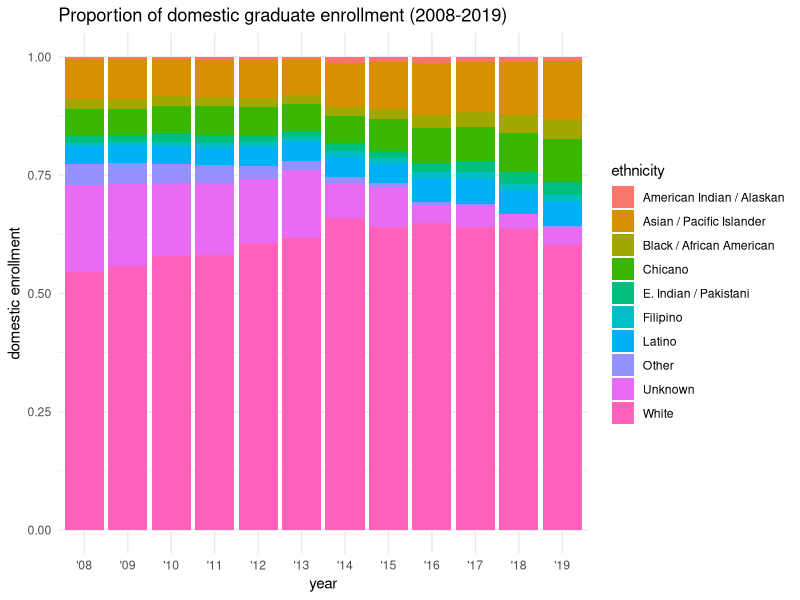

Source code (R):
## ---- chunk 1
knitr::opts_chunk$set(echo = TRUE)
library(tidyverse)
library(here)
## ---- chunk 2
ucsb_grad <- read.csv(here("data", "ucsb_grad_data.csv" ))
## ---- chunk 3
ggplot(ucsb_grad,
  aes(x = year_abbr, y = domestic_enrollment, fill =  ethnicity))+
  geom_col(position = "fill") +
  labs(x = "year", y = "domestic enrollment", title = "Proportion of domestic graduate enrollment (2008-2019)")+
  theme_minimal()

